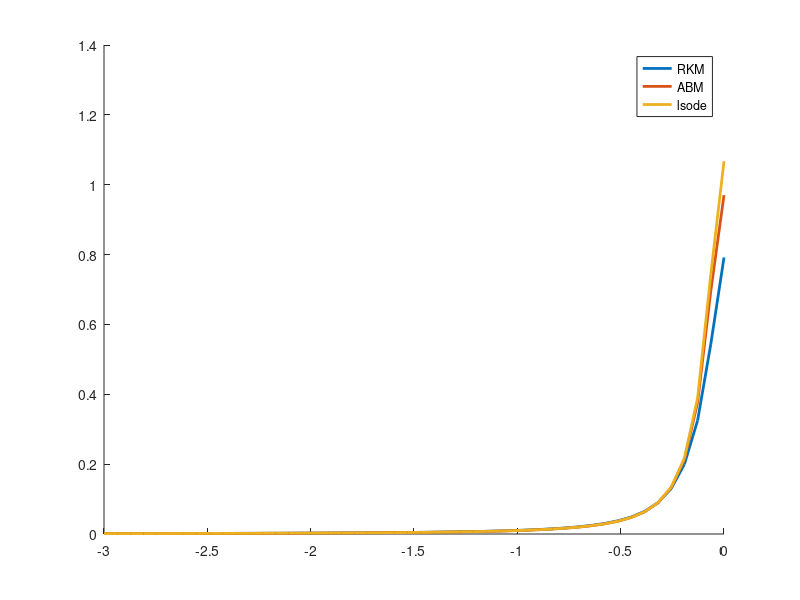

MATLAB code for this plot:
function sheet10()
    h = 1./2^4;
    T = linspace(-3,0,3./h);
    y1 = rungeKutta(@f,1./901,T);
    y2 = AdamsBashford(@f,T,1./901,h);
    y3 = lsode("f",1./901,T);
    hold on 
    plot(T,y2,"linewidth",2);
    plot(T,y1,"linewidth",2);
    plot(T,y3,"linewidth",2); 
    legend("RKM","ABM","lsode")
    hold off 
    y2
end 

% (t0,u0) initial value, h step size
function y = AdamsBashford(f,T,u0,h)
    % computing first four steps using RKM
    T2 = linspace(-3,-3+4*h,4);
    y = rungeKutta(f,u0,T2); 
    % using ABM to compute the remaining values
    i = 4; 
    t = T(1)+4*h; 
    for i = 1:length(T)-4
        y(end+1) = y(end)+h/24*(55*f(y(end),t)-59*f(y(end-1),t-h)+37*f(y(end-2),t-2*h)-9*f(y(end-3),t-3*h)); 
        t = t+h; 
    end
end

function y = rungeKutta(f, initialvalue, T)
    % butcher-tableau of classical RKM
    A = [0,0,0,0;
        0.5,0,0,0;
        0,0.5,0,0;
        0,0,1,0];
    b = [1./6; 1./3;1./3;1./6]; 
    c = [0;0.5;0.5;1];

	% some convienince transpositions
	if size(initialvalue,2) > 1
		initialvalue = initialvalue';
	end
	if size(b,1) > 1
		b = b';
	end
	if size(c,1) > 1
		c = c';
	end
	n = size(T)(2)
	d = size(initialvalue)(1)
	
	y = zeros(d,n);
	
	s = size(c)(2)
	k = zeros(d,s);

	t0 = T(1);
	y(:,1) = y0 = initialvalue;

	% determine every y(t_j)
	for j = 2:n
		t = T(j);
		h = t - t0;
		% determine every k_i for y_j
		k = zeros(d,s);
		for i = 1:s
			% compute g_i
			g = y0;
			if i>=2
				% add computed k, scaled with coeff of A
				g += h*sum(k(:,1:i-1).*A(i,1:i-1),2);
			end
			% evaluate f to compute next k_i
			k(:,i) = f(g, t0+c(i)*h);
		end
		% found y(t_j)
		y(:,j) = y0 + h * sum((k.*b),2);
		% used for next approx
		t0 = t;
		y0 = y(:,j);
	end
end

function y = f(x,t)
    y = -200*t*x^2;
end